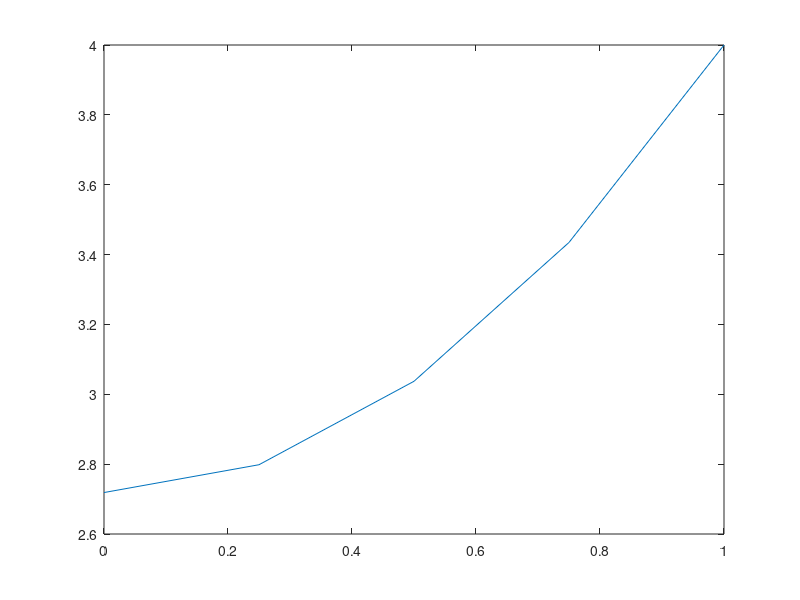

This chart was generated by the following MATLAB code:
# Diferential equiation
#   -d^2u(x)/dx^2 + u(x) - x = 0    (1)
#
# Edge conditions
#   du/dx(0) = 0
#   u(1) = 4
#
# Discrete set
#   X = {0.0, 0.25, 0.5, 0.75, 1.0}
#
# Where
#   dx = 0.25
#   xs = 0.00 // Start time
#   xe = 1.00 // End time
#
# We already know and u4(1) = 4
# then, we have to find u0(x0), u1(x1), u2(x2), u3(x3)
#
# For u0 we can't use the central derivative, we use the asymetric forward second
# order derivative
# 1 / (2.0 * dx) * (-3.0 * u0 + 4.0 * u1 - u2) = 0
# 1 / 0.5 * (-3.0 * u0 + 4.0 * u1 - u2) = 0
# 2 * (-3.0 * u0 + 4.0 * u1 - u2) = 0
# (Equal to 0 for the given edge condition)
#
# Central numeric second order derivative
# d^2u(x)/dx^2 = -1 / (dx^2) * (u(xk - dx) - 2.0 * u(xk) + u(xk + dx))    (2)
#
# Replacing (2) in (1)
#
# -1 / (dx^2) * (u(xk - dx) - 2.0 * u(xk) + u(xk + dx)) + u(xk) - xk = 0
# -1 / (dx^2) * (u(xk - dx) - 2.0 * u(xk) + u(xk + dx)) + u(xk) = xk
#
# ------------------Then, repacing with x1, x2 and x3 --------------------------
#
# x1:
# -1 / (dx^2) * (u(x1 - dx) - 2.0 * u(x1) + u(x1 + dx)) + u(x1) = x1
# -1 / (dx^2) * (u(x0) - 2.0 * u(x1) + u(x2)) + u(x1) = x1
# -1 / (0.25^2) * (u(x0) - 2.0 * u(x1) + u(x2)) + u(x1) = 0.25
# x2:
# -1 / (dx^2) * (u(x2 - dx) - 2.0 * u(x2) + u(x2 + dx)) + u(x2) = x2
# -1 / (dx^2) * (u(x1) - 2.0 * u(x2) + u(x3)) + u(x2) = x2
# -1 / (0.25^2) * (u(x1) - 2.0 * u(x2) + u(x3)) + u(x2) = 0.5
# x3:
# -1 / (dx^2) * (u(x3 - dx) - 2.0 * u(x3) + u(x3 + dx)) + u(x3) = x3
# -1 / (dx^2) * (u(x2) - 2.0 * u(x3) + u(x4)) + u(x3) = x3
# -1 / (0.25^2) * (u(x2) - 2.0 * u(x3) + 4.0)) + u(x3) = 0.75
# -1 / (0.25^2) * (u(x2) - 2.0 * u(x3)) + u(x3) = 0.75 + 4 / (0.25^2)

# We get the following linear equiation system
# 2 * (-3.0 * u0 + 4.0 * u1 - u2) = 0
# -1 / (0.25^2) * (u0 - 2.0 * u1 + u2) + u1 = 0.25
# -1 / (0.25^2) * (u1 - 2.0 * u2 + u3) + u2 = 0.5
# -1 / (0.25^2) * (u2 - 2.0 * u3) + u3 = 0.75 + 4 / (0.25^2)

# Note that the first equation doesn't have the same coeffiecient as the others
# if we want to get the matrix form this is required. Then some refactoring is
# done to cancel out the introduced coefficient -1 / (0.25^2)

# -1 / (0.25^2) * 2.0 * (-0.25^2) * (-3.0 * u0 + 4.0 * u1 - u2) = 0
# -1 / (0.25^2) * (-0.125) * (-3.0 * u0 + 4.0 * u1 - u2) = 0
# -1 / (0.25^2) * (-0.125 * -3.0 * u0 -0.125 * 4.0 * u1 + 0.125 * u2) = 0

# Now, the system is
# -1 / (0.25^2) * (-0.125 * -3.0 * u0 -0.125 * 4.0 * u1 + 0.125 * u2) = 0
# -1 / (0.25^2) * (u0 - 2.0 * u1 + u2) + u1 = 0.25
# -1 / (0.25^2) * (u1 - 2.0 * u2 + u3) + u2 = 0.5
# -1 / (0.25^2) * (u2 - 2.0 * u3) + u3 = 0.75 + 4 / (0.25^2)

# Where we have 4 unknowns and 4 equations. Therefore, the system can be in
# matrix form, and that is what the code implements and solves

function contorno1

  M = [-0.125 * -3.0, -0.125 * 4.0, 0.125, 0.0
        1.0, -2.0, 1.0, 0.0
        0.0, 1.0, -2.0, 1.0
        0.0, 0.0, 1.0, -2.0]


  B = [0, 0, 0, 0
       0, 1, 0, 0
       0, 0, 1, 0
       0, 0, 0, 1];

  b = [0.0; 0.25; 0.5; 0.75 + 4.0 / (0.25 * 0.25)];

  k = -1.0 / (0.25 * 0.25);

  A = k * M + B;

  u(5) = 4;

  u(1 : 4) = A \ b

  x = 0.0 : 0.25 : 1.0;
  plot(x, u);

endfunction
